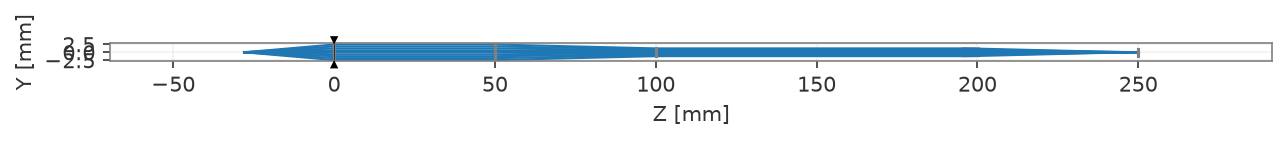

Write Python code to recreate this figure.
"""
openUC2 light sheet, arrangement A: compact 3 x 4: f28 collimator, 2:1 Galilean reducer (f100, f-50), f50 cylinder
Illumination, fibre to the sheet plane; drawn in the sheet-thickness (YZ) plane.

Exported by openuc2-lightsheet/ls_optics.py. Unfolded path (the fold mirror is left out), lengths in mm.
"""
import numpy as np
from optiland import optic
from optiland.materials import IdealMaterial

lens = optic.Optic()
lens.surfaces.add(index=0, radius=np.inf, thickness=28.000000, comment="fibre tip")
lens.surfaces.add(index=1, surface_type="paraxial", f=28.000000, comment="collimator f28 D16 (FluoBox laser)", thickness=50.000000, is_stop=True)
lens.surfaces.add(index=2, surface_type="paraxial", f=100.000000, comment="lens f100 D40 (CoreBox)", thickness=50.000000)
lens.surfaces.add(index=3, surface_type="paraxial", f=-50.000000, comment="lens f-50 D43 (CoreBox)", thickness=95.430302)
lens.surfaces.add(index=4, surface_type="toroidal", radius_x=np.inf, radius_y=26.120000, material="N-BK7", comment="cylinder f50, power across the sheet, curved face", thickness=5.000000)
lens.surfaces.add(index=5, radius=np.inf, comment="cylinder f50, power across the sheet, flat face", thickness=38.319698)
lens.surfaces.add(index=6, radius=np.inf, material=IdealMaterial(n=1.523), comment="window, outer face", thickness=0.170000)
lens.surfaces.add(index=7, radius=np.inf, material=IdealMaterial(n=1.3371), comment="window, inner face (water)", thickness=11.080000)
lens.surfaces.add(index=8, radius=np.inf, comment="sheet plane (aquarium cube centre)")
lens.set_aperture(aperture_type="objectNA", value=0.086190)
lens.fields.set_type("angle")
lens.fields.add(y=0.0)
lens.wavelengths.add(value=0.488, is_primary=True)

if __name__ == "__main__":
    import matplotlib
    matplotlib.use("Agg")
    import matplotlib.pyplot as plt
    res = lens.draw(num_rays=9, projection="YZ")
    fig = res[0] if isinstance(res, tuple) else plt.gcf()
    fig.savefig(__file__.replace('.py', '.png'), dpi=150, bbox_inches='tight')
    print('saved', __file__.replace('.py', '.png'))
